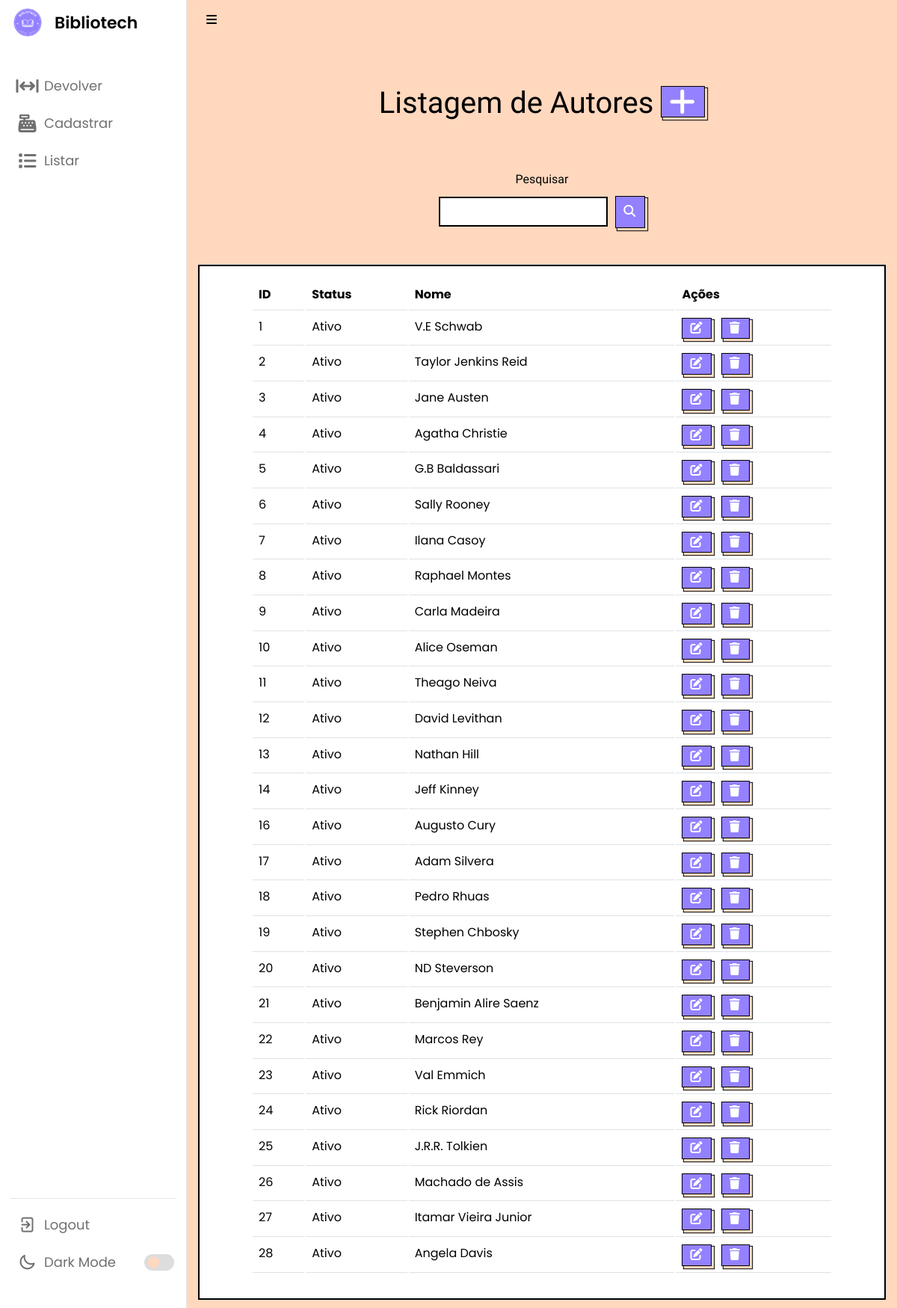
Screenshot of /listarAutores.php (signed in) with the database file from the repository.
### tables this page shows
CREATE TABLE `autor` (
  `id` int(11) NOT NULL,
  `status` varchar(45) NOT NULL,
  `nome` varchar(100) NOT NULL
);

### listarAutores.php (the view, shortened to what this page needs)
<?php
require_once("conexao.php");
$V_WHERE = "";
$sql = "select * from autor
where 1 = 1" . $V_WHERE;
$resultado = mysqli_query($conexao, $sql);
?>
<!DOCTYPE html>
<html lang="pt-br">
<head>
    <link rel="stylesheet" href="css/style.css">
    <link rel="stylesheet" href="css/cadastrar.css">
    <link rel="stylesheet" href="css/bootstrap.css">
    <link rel="stylesheet" href="css/acervo.css">
    <link rel="stylesheet" href="https://unicons.iconscout.com/release/v4.0.0/css/line.css">
</head>
<body>
    <nav>
        <a href="main.php" style="text-decoration: none">
            <div class="logo-name">
                <div class="logo-image">
                    <img src="logo.ico" alt="">
                </div>
                <span class="logo_name">Bibliotech</span>
            </div>
        </a>
        <div class="menu-items">
            <ul class="nav-links">
                <?php require_once('sidebar.php') ?>
            </ul>
            <ul class="logout-mode">
                <li><a href="sair.php">
                        <i class="uil uil-signout"></i>
                        <span class="link-name">Logout</span>
                    </a></li>
                <li class="mode">
                    <a href="#">
                        <i class="uil uil-moon"></i>
                        <span class="link-name">Dark Mode</span>
                    </a>
                    <div class="mode-toggle">
                        <span class="switch"></span>
                    </div>
                </li>
            </ul>
        </div>
    </nav>
    <section class="dashboard">
        <div class="navbar bg-body-tertiary">
            <div class="container-fluid">
                <i class="fa-solid fa-bars sidebar-toggle botaoNav"></i>
            </div>
        </div>
        <br><br><br>
        <h1 class="titulo text">Listagem de Autores
            <a href="cadastrarAutores.php" class="botao">
                <i class="fa-solid fa-plus"></i>
            </a>
        </h1>
        <br><br>
        <center>
            <form method="post">
                <label name="nome" for="exampleFormControlInput1" class="titulo text">Pesquisar</label>
                <div class="input-button-container">
                    <input name="nome" type="text" class="formcampo">
                    <button name="pesquisar" stype="button" class="botaopesquisar"><i
                            class="fa-solid fa-magnifying-glass"></i></button>
                </div>
                <br><br>
            </form>
        </center>
        <center>
            <div class="card cardlistar">
                <div class="card-body cardlistar2">
                    <table class="table">
                        <thead>
                            <tr>
                                <td scope="col"><b>ID</b></td>
                                <td scope="col"><b>Status</b></td>
                                <td scope="col"><b>Nome</b></td>
                                <td scope="col"><b>Ações</b></td>
                            </tr>
                        </thead>
                        <tbody>
                            <?php while ($linha = mysqli_fetch_array($resultado)) { ?>
                                <tr>
                                    <td>
                                        <?= $linha['id'] ?>
                                    </td>
                                    <td>
                                        <?= $linha['status'] ?>
                                    </td>
                                    <td>
                                        <?= $linha['nome'] ?>
                                    </td>
                                    <td>
                                        <a style="margin-right: 8px;" href="alterarAutor.php? id=<?= $linha['id'] ?>"
                                            class="botao">
                                            <i class="fa-solid fa-pen-to-square"></i></a>
                                        <a href="listarAutores.php? id=<?= $linha['id'] ?>" class="botao"
                                            onclick="return confirm('Deseja mesmo excluir o cadastro?')">
                                            <i class="fa-sharp fa-solid fa-trash"></i> </a>
                                    </td>
                                </tr>
                            <?php } ?>
                        </tbody>
                    </table>
                </div>
            </div>
        </center>
    </section>
</body>
</html>

### css/style.css (style rules this page uses)
* { margin: 0; padding: 0; box-sizing: border-box; font-family: 'Poppins', sans-serif; }
:root { --primary-color: #9381ff; --panel-color: #ffd8be; --text-color: #000; --black-light-color: #707070; --border-color: #e6e5e5; --toggle-color: #DDD; --box1-color: #4DA3FF; --box2-color: #FFE6AC; --box3-color: #E7D1FC; --index-i: #9381ff; --title-icon-color: #fff; --nav-color: white; --botaoNav: black; --tran-05: all 0.5s ease; --tran-03: all 0.3s ease; --tran-03: all 0.2s ease; }
body { min-height: 100vh; background-color: var(--primary-color); }
nav { position: fixed; top: 0; left: 0; height: 100%; width: 250px; padding: 10px 14px; background-color: var(--nav-color); border-right: 1px solid var(--border-color); transition: var(--tran-05); }
.botaoNav { color: var(--botaoNav); cursor: pointer; }
nav .logo-name { display: flex; align-items: center; }
nav .logo-image { display: flex; justify-content: center; min-width: 45px; }
nav .logo-image img { width: 40px; object-fit: cover; border-radius: 50%; }
nav .logo-name .logo_name { font-size: 22px; font-weight: 600; color: var(--text-color); margin-left: 14px; transition: var(--tran-05); }
nav .menu-items { margin-top: 40px; height: calc(100% - 90px); display: flex; flex-direction: column; justify-content: space-between; }
.menu-items li { list-style: none; }
.menu-items li a { display: flex; align-items: center; height: 50px; text-decoration: none; position: relative; }
.menu-items li a i { font-size: 24px; min-width: 45px; height: 100%; display: flex; align-items: center; justify-content: center; color: var(--black-light-color); }
.menu-items li a .link-name { font-size: 18px; font-weight: 400; color: var(--black-light-color); transition: var(--tran-05); }
.menu-items .logout-mode { padding-top: 10px; border-top: 1px solid var(--border-color); }
.menu-items .mode { display: flex; align-items: center; white-space: nowrap; }
.menu-items .mode-toggle { position: absolute; right: 14px; height: 50px; min-width: 45px; display: flex; align-items: center; justify-content: center; cursor: pointer; }
.mode-toggle .switch { position: relative; display: inline-block; height: 22px; width: 40px; border-radius: 25px; background-color: var(--toggle-color); }
.switch:before { content: ""; position: absolute; left: 5px; top: 50%; transform: translateY(-50%); height: 15px; width: 15px; background-color: var(--panel-color); border-radius: 50%; transition: var(--tran-03); }
.dashboard { position: relative; left: 250px; background-color: var(--panel-color); min-height: 100vh; width: calc(100% - 250px); padding: 10px 14px; transition: var(--tran-05); }
table tbody td { height: 2.8rem; color: #000000; }
table tbody tr:last-child td { border: 2; }
.text { color: var(--text-color); }
nav ul { list-style: none; }
nav ul li { line-height: 60px; }
.formcampo { border: 2px solid black; display: block; width: 30%; padding: 0.375rem 0.75rem; font-size: 1rem; font-weight: 400; line-height: 1.5; flex: 1; }
.input-button-container { display: flex; align-items: center; width: 30%; }

### css/cadastrar.css (style rules this page uses)
.titulo { padding-bottom: 10px; text-align: center; font-family: Fjalla One; }
.botao { background-color: #9381ff; border: 1px solid black; box-shadow: 3px 3px 1px #ffd8be, 3px 3px 1px 1px black; color: #fff; cursor: pointer; display: inline-block; letter-spacing: 2px; line-height: 20pt; margin: 0 auto; outline: none; padding: 0 10px; text-transform: uppercase; transition: .2 all ease-in-out; }
.botaopesquisar { background-color: #9381ff; border: 1px solid black; box-shadow: 3px 3px 1px #ffd8be, 3px 3px 1px 1px black; color: #fff; cursor: pointer; display: inline-block; letter-spacing: 2px; line-height: 20pt; margin: 0 auto; outline: none; padding: 7px 10px; text-transform: uppercase; transition: .2 all ease-in-out; margin-left: 10px; }

### rows the page displays
autor: id "1", status "Ativo", nome "V.E Schwab"
autor: id "2", status "Ativo", nome "Taylor Jenkins Reid"
autor: id "3", status "Ativo", nome "Jane Austen"
autor: id "4", status "Ativo", nome "Agatha Christie"
autor: id "5", status "Ativo", nome "G.B Baldassari"
autor: id "6", status "Ativo", nome "Sally Rooney"
autor: id "7", status "Ativo", nome "Ilana Casoy"
autor: id "8", status "Ativo", nome "Raphael Montes"
autor: id "9", status "Ativo", nome "Carla Madeira"
autor: id "10", status "Ativo", nome "Alice Oseman"
autor: id "11", status "Ativo", nome "Theago Neiva"
autor: id "12", status "Ativo", nome "David Levithan"
autor: id "13", status "Ativo", nome "Nathan Hill"
autor: id "14", status "Ativo", nome "Jeff Kinney"
autor: id "16", status "Ativo", nome "Augusto Cury"
autor: id "17", status "Ativo", nome "Adam Silvera"
autor: id "18", status "Ativo", nome "Pedro Rhuas"
autor: id "19", status "Ativo", nome "Stephen Chbosky"
autor: id "20", status "Ativo", nome "ND Steverson"
autor: id "21", status "Ativo", nome "Benjamin Alire Saenz"
autor: id "22", status "Ativo", nome "Marcos Rey"
autor: id "23", status "Ativo", nome "Val Emmich"
autor: id "24", status "Ativo", nome "Rick Riordan"
autor: id "25", status "Ativo", nome "J.R.R. Tolkien"
autor: id "26", status "Ativo", nome "Machado de Assis"
autor: id "27", status "Ativo", nome "Itamar Vieira Junior"
autor: id "28", status "Ativo", nome "Angela Davis"
